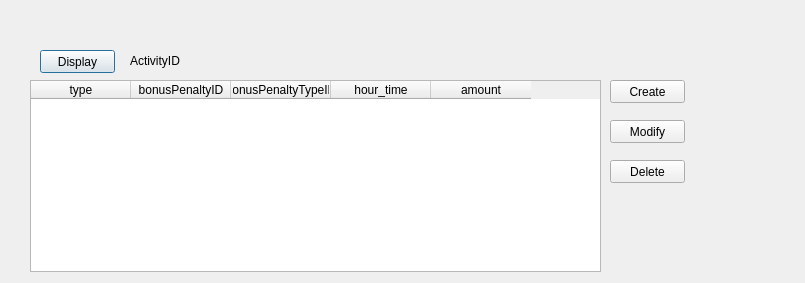
<?xml version="1.0" encoding="UTF-8"?>
<ui version="4.0">
 <class>ViewBP</class>
 <widget class="QDialog" name="ViewBP">
  <property name="geometry">
   <rect>
    <x>0</x>
    <y>0</y>
    <width>805</width>
    <height>283</height>
   </rect>
  </property>
  <property name="windowTitle">
   <string>Dialog</string>
  </property>
  <widget class="QTableWidget" name="show_BP">
   <property name="geometry">
    <rect>
     <x>30</x>
     <y>80</y>
     <width>571</width>
     <height>192</height>
    </rect>
   </property>
   <property name="selectionMode">
    <enum>QAbstractItemView::SingleSelection</enum>
   </property>
   <property name="selectionBehavior">
    <enum>QAbstractItemView::SelectRows</enum>
   </property>
   <column>
    <property name="text">
     <string>type</string>
    </property>
   </column>
   <column>
    <property name="text">
     <string>bonusPenaltyID</string>
    </property>
   </column>
   <column>
    <property name="text">
     <string>bonusPenaltyTypeID</string>
    </property>
   </column>
   <column>
    <property name="text">
     <string>hour_time</string>
    </property>
   </column>
   <column>
    <property name="text">
     <string>amount</string>
    </property>
   </column>
  </widget>
  <widget class="QPushButton" name="pushButton_displayBP">
   <property name="geometry">
    <rect>
     <x>40</x>
     <y>50</y>
     <width>75</width>
     <height>23</height>
    </rect>
   </property>
   <property name="text">
    <string>Display</string>
   </property>
  </widget>
  <widget class="QLabel" name="label_activityId">
   <property name="geometry">
    <rect>
     <x>130</x>
     <y>53</y>
     <width>61</width>
     <height>16</height>
    </rect>
   </property>
   <property name="text">
    <string>ActivityID</string>
   </property>
  </widget>
  <widget class="QPushButton" name="pushButton_create">
   <property name="geometry">
    <rect>
     <x>610</x>
     <y>80</y>
     <width>75</width>
     <height>23</height>
    </rect>
   </property>
   <property name="text">
    <string>Create</string>
   </property>
  </widget>
  <widget class="QPushButton" name="pushButton_Modify">
   <property name="geometry">
    <rect>
     <x>610</x>
     <y>120</y>
     <width>75</width>
     <height>23</height>
    </rect>
   </property>
   <property name="text">
    <string>Modify</string>
   </property>
  </widget>
  <widget class="QPushButton" name="pushButton_Delete">
   <property name="geometry">
    <rect>
     <x>610</x>
     <y>160</y>
     <width>75</width>
     <height>23</height>
    </rect>
   </property>
   <property name="text">
    <string>Delete</string>
   </property>
  </widget>
 </widget>
 <resources/>
 <connections/>
</ui>
